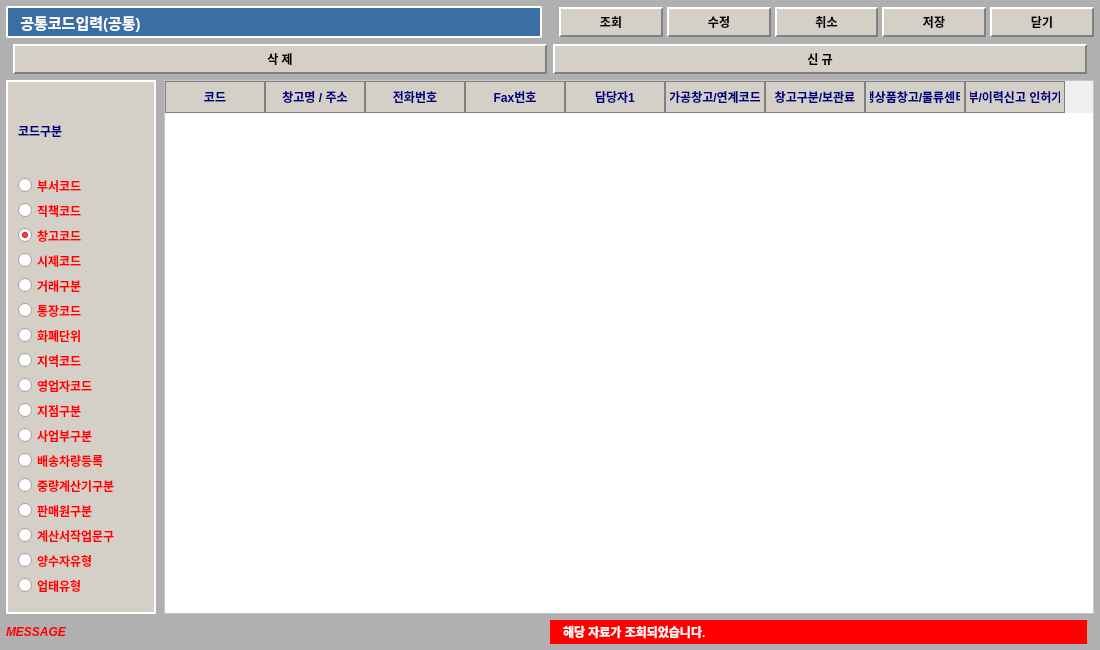
<?xml version="1.0" encoding="UTF-8"?>
<ui version="4.0">
 <class>CommonCodeDialog</class>
 <widget class="QDialog" name="CommonCodeDialog">
  <property name="geometry">
   <rect>
    <x>0</x>
    <y>0</y>
    <width>1100</width>
    <height>650</height>
   </rect>
  </property>
  <property name="windowTitle">
   <string>공통코드입력(공통)</string>
  </property>
  <property name="styleSheet">
   <string notr="true">
    QDialog#CommonCodeDialog {
        background-color: #B0B0B0;
    }
    QLabel {
        font-family: "Gulim", "Dotum", "Malgun Gothic";
        font-size: 12px;
    }
    QPushButton {
        background-color: #D4D0C8;
        border-top: 2px solid #FFFFFF;
        border-left: 2px solid #FFFFFF;
        border-right: 2px solid #808080;
        border-bottom: 2px solid #808080;
        font-family: "Gulim", "Dotum";
        font-size: 12px;
        font-weight: bold;
        min-height: 22px;
        padding: 2px 8px;
    }
    QPushButton:pressed {
        border-top: 2px solid #808080;
        border-left: 2px solid #808080;
        border-right: 2px solid #FFFFFF;
        border-bottom: 2px solid #FFFFFF;
    }
    QRadioButton {
        font-family: "Gulim", "Dotum";
        font-size: 12px;
        font-weight: bold;
        color: #FF0000;
        spacing: 5px;
    }
    QTableWidget {
        background-color: #FFFFFF;
        gridline-color: #C0C0C0;
        font-family: "Gulim", "Dotum";
        font-size: 12px;
    }
    QHeaderView::section {
        background-color: #D4D0C8;
        color: #000080;
        font-weight: bold;
        border: 1px solid #808080;
        padding: 4px;
    }
   </string>
  </property>
  <layout class="QVBoxLayout" name="mainLayout">
   <property name="spacing"><number>6</number></property>
   <property name="leftMargin"><number>6</number></property>
   <property name="topMargin"><number>6</number></property>
   <property name="rightMargin"><number>6</number></property>
   <property name="bottomMargin"><number>6</number></property>

   <!-- 1. 최상단 타이틀 & 툴바 영역 -->
   <item>
    <layout class="QHBoxLayout" name="lay_top_header">
     <property name="spacing"><number>10</number></property>
     <item>
      <widget class="QLabel" name="lbl_title">
       <property name="minimumSize"><size><width>280</width><height>32</height></size></property>
       <property name="styleSheet">
        <string notr="true">background-color: #3A6EA5; color: #FFFFFF; font-size: 15px; font-weight: bold; border: 2px inset #FFFFFF;</string>
       </property>
       <property name="text">
        <string>  공통코드입력(공통)</string>
       </property>
       <property name="alignment"><set>Qt::AlignVCenter|Qt::AlignLeft</set></property>
      </widget>
     </item>
     <item>
      <spacer name="sp_header">
       <property name="orientation"><enum>Qt::Horizontal</enum></property>
      </spacer>
     </item>
     <!-- 상단 액션 버튼 그룹 -->
     <item>
      <layout class="QHBoxLayout" name="lay_top_buttons">
       <property name="spacing"><number>4</number></property>
       <item><widget class="QPushButton" name="btn_search"><property name="text"><string>조회</string></property></widget></item>
       <item><widget class="QPushButton" name="btn_edit"><property name="text"><string>수정</string></property></widget></item>
       <item><widget class="QPushButton" name="btn_cancel"><property name="text"><string>취소</string></property></widget></item>
       <item><widget class="QPushButton" name="btn_save"><property name="text"><string>저장</string></property></widget></item>
       <item><widget class="QPushButton" name="btn_close"><property name="text"><string>닫기</string></property></widget></item>
      </layout>
     </item>
    </layout>
   </item>

   <!-- 2. 중앙 서브 툴바 (삭제/신규 버튼) -->
   <item>
    <layout class="QHBoxLayout" name="lay_sub_toolbar">
     <property name="spacing"><number>6</number></property>
     <item>
      <spacer name="sp_sub_left">
       <property name="orientation"><enum>Qt::Horizontal</enum></property>
      </spacer>
     </item>
     <item><widget class="QPushButton" name="btn_delete"><property name="text"><string>삭 제</string></property></widget></item>
     <item><widget class="QPushButton" name="btn_new"><property name="text"><string>신 규</string></property></widget></item>
     <item>
      <spacer name="sp_sub_right">
       <property name="orientation"><enum>Qt::Horizontal</enum></property>
      </spacer>
     </item>
    </layout>
   </item>

   <!-- 3. 메인 콘텐츠 (좌측 코드구분 그룹 + 우측 그리드) -->
   <item>
    <layout class="QHBoxLayout" name="lay_body">
     <property name="spacing"><number>8</number></property>

     <!-- 좌측: 코드구분 라디오버튼 프레임 -->
     <item>
      <widget class="QFrame" name="frame_code_types">
       <property name="minimumSize"><size><width>150</width><height>0</height></size></property>
       <property name="styleSheet">
        <string notr="true">QFrame#frame_code_types { background-color: #D4D0C8; border: 2px inset #FFFFFF; }</string>
       </property>
       <layout class="QVBoxLayout" name="lay_radio_group">
        <property name="spacing"><number>6</number></property>
        <property name="leftMargin"><number>10</number></property>
        <property name="topMargin"><number>10</number></property>
        <property name="rightMargin"><number>10</number></property>
        <property name="bottomMargin"><number>10</number></property>
        
        <item><widget class="QLabel" name="lbl_group_title"><property name="text"><string>코드구분</string></property><property name="styleSheet"><string notr="true">color: #000080; font-weight: bold;</string></property></widget></item>
        <item><widget class="QRadioButton" name="rb_dept"><property name="text"><string>부서코드</string></property></widget></item>
        <item><widget class="QRadioButton" name="rb_position"><property name="text"><string>직책코드</string></property></widget></item>
        <item><widget class="QRadioButton" name="rb_warehouse"><property name="text"><string>창고코드</string></property><property name="checked"><bool>true</bool></property></widget></item>
        <item><widget class="QRadioButton" name="rb_price"><property name="text"><string>시제코드</string></property></widget></item>
        <item><widget class="QRadioButton" name="rb_trans_type"><property name="text"><string>거래구분</string></property></widget></item>
        <item><widget class="QRadioButton" name="rb_bank_acc"><property name="text"><string>통장코드</string></property></widget></item>
        <item><widget class="QRadioButton" name="rb_currency"><property name="text"><string>화폐단위</string></property></widget></item>
        <item><widget class="QRadioButton" name="rb_region"><property name="text"><string>지역코드</string></property></widget></item>
        <item><widget class="QRadioButton" name="rb_sales_man"><property name="text"><string>영업자코드</string></property></widget></item>
        <item><widget class="QRadioButton" name="rb_branch"><property name="text"><string>지점구분</string></property></widget></item>
        <item><widget class="QRadioButton" name="rb_biz_dept"><property name="text"><string>사업부구분</string></property></widget></item>
        <item><widget class="QRadioButton" name="rb_vehicle"><property name="text"><string>배송차량등록</string></property></widget></item>
        <item><widget class="QRadioButton" name="rb_weight_calc"><property name="text"><string>중량계산기구분</string></property></widget></item>
        <item><widget class="QRadioButton" name="rb_cost_type"><property name="text"><string>판매원구분</string></property></widget></item>
        <item><widget class="QRadioButton" name="rb_invoice_text"><property name="text"><string>계산서작업문구</string></property></widget></item>
        <item><widget class="QRadioButton" name="rb_transfer_type"><property name="text"><string>양수자유형</string></property></widget></item>
        <item><widget class="QRadioButton" name="rb_biz_type"><property name="text"><string>업태유형</string></property></widget></item>
        
        <item><spacer name="sp_radio"><property name="orientation"><enum>Qt::Vertical</enum></property></spacer></item>
       </layout>
      </widget>
     </item>

     <!-- 우측: 데이터 테이블 (창고 정보 그리드) -->
     <item>
      <widget class="QTableWidget" name="tbl_codes">
       <column><property name="text"><string>코드</string></property></column>
       <column><property name="text"><string>창고명 / 주소</string></property></column>
       <column><property name="text"><string>전화번호</string></property></column>
       <column><property name="text"><string>Fax번호</string></property></column>
       <column><property name="text"><string>담당자1</string></property></column>
       <column><property name="text"><string>가공창고/연계코드</string></property></column>
       <column><property name="text"><string>창고구분/보관료</string></property></column>
       <column><property name="text"><string>생상품창고/물류센터</string></property></column>
       <column><property name="text"><string>사업부/이력신고 인허가번호</string></property></column>
      </widget>
     </item>

    </layout>
   </item>

   <!-- 4. 하단 메시지 바 -->
   <item>
    <layout class="QHBoxLayout" name="lay_status_bar">
     <property name="spacing"><number>6</number></property>
     <item>
      <widget class="QLabel" name="lbl_msg_tag">
       <property name="text"><string>MESSAGE</string></property>
       <property name="styleSheet"><string notr="true">color: #FF0000; font-weight: bold; font-style: italic;</string></property>
      </widget>
     </item>
     <item>
      <widget class="QLabel" name="lbl_status_msg">
       <property name="styleSheet"><string notr="true">background-color: #FF0000; color: #FFFFFF; font-weight: bold; padding: 3px 10px;</string></property>
       <property name="text"><string>해당 자료가 조회되었습니다.</string></property>
      </widget>
     </item>
     <item>
      <spacer name="sp_status">
       <property name="orientation"><enum>Qt::Horizontal</enum></property>
      </spacer>
     </item>
    </layout>
   </item>

  </layout>
 </widget>
 <resources/>
 <connections/>
</ui>
